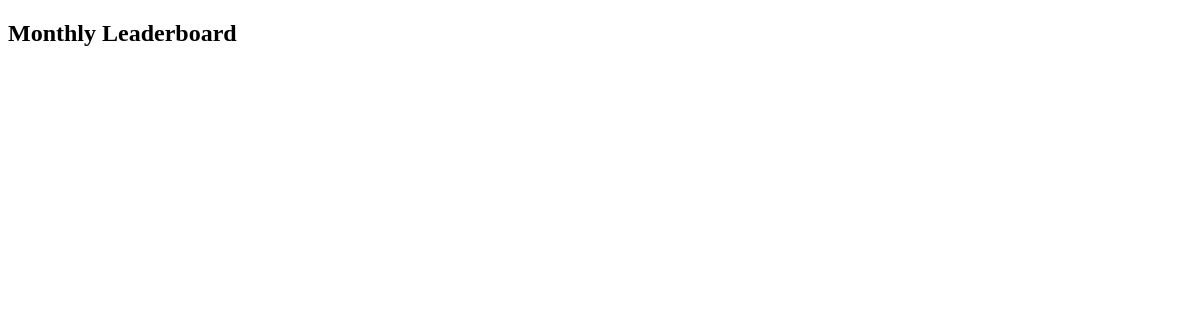
Page /monthly_leaderboard/ (signed in) on the earlier database version.
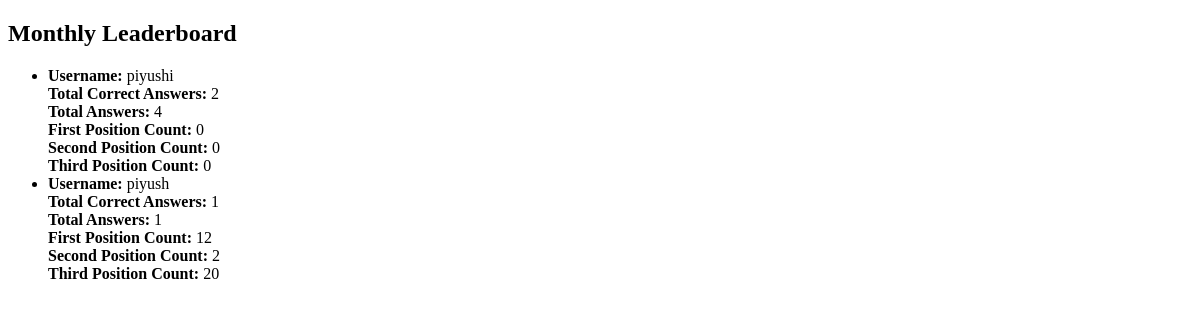
Same page on the later database version.
### aptitude/models.py (models this page shows, shortened)
class CustomUser(AbstractBaseUser, PermissionsMixin):
    email = models.EmailField(unique=True)
    username = models.CharField(max_length=150, unique=True)
    start_year = models.IntegerField(null=True, blank=True)
    end_year = models.IntegerField(null=True, blank=True)
    branch = models.CharField(max_length=100, null=True, blank=True)
    enrollment_number = models.CharField(max_length=100, null=True, blank=True)
    contact_number = models.CharField(max_length=15, null=True, blank=True)
    total_attempted = models.IntegerField(default=0)
    total_correct = models.IntegerField(default=0)
    current_streak = models.IntegerField(default=0)
    highest_streak = models.IntegerField(default=0)
    is_staff = models.BooleanField(default=False)
    is_active = models.BooleanField(default=True)
    rating = models.FloatField(default=0)  # New rating field
    last_active_date = models.DateField(null=True, blank=True)  # For streak calculation
    profile_picture = models.URLField(null=True, blank=True)  # Public profile picture URL
    bio = models.TextField(null=True, blank=True)  # User bio
    first_position_count = models.IntegerField(default=0)
    second_position_count = models.IntegerField(default=0)
    third_position_count = models.IntegerField(default=0)
    groups = models.ManyToManyField(
        Group,
        related_name='customuser_set',
        related_query_name='customuser',
        blank=True,
        verbose_name='groups',
        help_text='The groups this user belongs to. A user will get all permissions granted to each of their groups.'
    )
    user_permissions = models.ManyToManyField(
        Permission,
        related_name='customuser_set',
        related_query_name='customuser',
        blank=True,
        verbose_name='user permissions',
        help_text='Specific permissions for this user.'
    )
    achievements = models.ManyToManyField(Achievement, blank=True)
    date_joined = models.DateTimeField(default=timezone.now)
    objects = CustomUserManager()
    USERNAME_FIELD = 'email'
    REQUIRED_FIELDS = ['username']

### aptitude/views.py (the view)
# urls.py: path('monthly_leaderboard/', views.monthly_leaderboard, name='monthly_leaderboard'),
@login_required
def monthly_leaderboard(request):
    now = timezone.now()
    users = CustomUser.objects.filter(
        useranswer__time_solved__month=now.month,
        useranswer__time_solved__year=now.year
    ).distinct().annotate(
        total_correct_answers=Count('useranswer', filter=Q(useranswer__is_correct=True)),
        total_answers=Count('useranswer')
    ).order_by('-total_correct_answers', '-first_position_count', '-second_position_count', '-third_position_count')
    return render(request, 'monthly_leaderboard.html', {'users': users})

### aptitude/templates/monthly_leaderboard.html (shortened to what this page needs)
<!DOCTYPE html>
<html>
<head>
</head>
<body>
    <h2>Monthly Leaderboard</h2>
    <ul>
        {% for user in users %}
            <li>
                <strong>Username:</strong> {{ user.username }}<br>
                <strong>Total Correct Answers:</strong> {{ user.total_correct_answers }}<br>
                <strong>Total Answers:</strong> {{ user.total_answers }}<br>
                <strong>First Position Count:</strong> {{ user.first_position_count }}<br>
                <strong>Second Position Count:</strong> {{ user.second_position_count }}<br>
                <strong>Third Position Count:</strong> {{ user.third_position_count }}<br>
            </li>
        {% endfor %}
    </ul>
</body>
</html>

Differences in the rows shown:
now on this page (row edited): CustomUser: username "piyushi", total_correct_answers "2", total_answers "4", first_position_count "0", second_position_count "0", third_position_count "0"
now on this page (row edited): CustomUser: username "piyush", total_correct_answers "1", total_answers "1", first_position_count "12", second_position_count "2", third_position_count "20"
